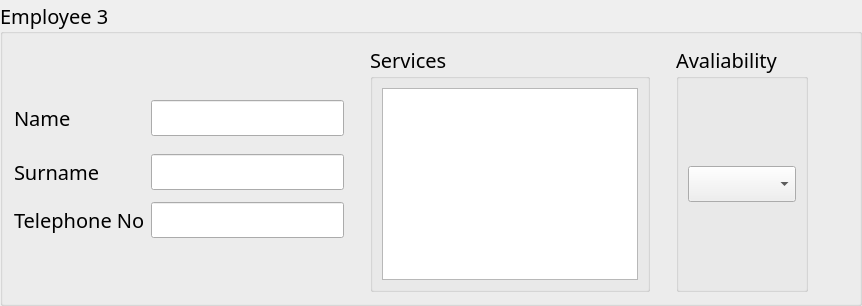
               <widget class="QGroupBox" name="Employee3">
                <property name="sizePolicy">
                 <sizepolicy hsizetype="MinimumExpanding" vsizetype="MinimumExpanding">
                  <horstretch>0</horstretch>
                  <verstretch>0</verstretch>
                 </sizepolicy>
                </property>
                <property name="font">
                 <font>
                  <family>Rockwell</family>
                  <pointsize>15</pointsize>
                 </font>
                </property>
                <property name="title">
                 <string>Employee 3</string>
                </property>
                <property name="alignment">
                 <set>Qt::AlignLeading|Qt::AlignLeft|Qt::AlignVCenter</set>
                </property>
                <property name="flat">
                 <bool>false</bool>
                </property>
                <layout class="QGridLayout" name="gridLayout_12">
                 <item row="0" column="1">
                  <spacer name="verticalSpacer_45">
                   <property name="orientation">
                    <enum>Qt::Vertical</enum>
                   </property>
                   <property name="sizeHint" stdset="0">
                    <size>
                     <width>20</width>
                     <height>40</height>
                    </size>
                   </property>
                  </spacer>
                 </item>
                 <item row="4" column="1">
                  <widget class="QLineEdit" name="Surname3"/>
                 </item>
                 <item row="1" column="1">
                  <widget class="QLineEdit" name="Name3"/>
                 </item>
                 <item row="6" column="0">
                  <widget class="QLabel" name="Phone_Label3">
                   <property name="font">
                    <font>
                     <family>Rockwell</family>
                     <pointsize>15</pointsize>
                    </font>
                   </property>
                   <property name="text">
                    <string>Telephone No</string>
                   </property>
                  </widget>
                 </item>
                 <item row="6" column="1">
                  <widget class="QLineEdit" name="Phone_No3"/>
                 </item>
                 <item row="1" column="0">
                  <widget class="QLabel" name="Name_Label3">
                   <property name="font">
                    <font>
                     <family>Rockwell</family>
                     <pointsize>15</pointsize>
                    </font>
                   </property>
                   <property name="text">
                    <string>Name</string>
                   </property>
                  </widget>
                 </item>
                 <item row="4" column="0">
                  <widget class="QLabel" name="Surname_Label3">
                   <property name="font">
                    <font>
                     <family>Rockwell</family>
                     <pointsize>15</pointsize>
                    </font>
                   </property>
                   <property name="text">
                    <string>Surname</string>
                   </property>
                  </widget>
                 </item>
                 <item row="4" column="6">
                  <spacer name="horizontalSpacer_15">
                   <property name="orientation">
                    <enum>Qt::Horizontal</enum>
                   </property>
                   <property name="sizeHint" stdset="0">
                    <size>
                     <width>40</width>
                     <height>20</height>
                    </size>
                   </property>
                  </spacer>
                 </item>
                 <item row="7" column="1">
                  <spacer name="verticalSpacer_48">
                   <property name="orientation">
                    <enum>Qt::Vertical</enum>
                   </property>
                   <property name="sizeHint" stdset="0">
                    <size>
                     <width>20</width>
                     <height>40</height>
                    </size>
                   </property>
                  </spacer>
                 </item>
                 <item row="0" column="2" rowspan="8">
                  <spacer name="verticalSpacer_25">
                   <property name="orientation">
                    <enum>Qt::Vertical</enum>
                   </property>
                   <property name="sizeHint" stdset="0">
                    <size>
                     <width>20</width>
                     <height>40</height>
                    </size>
                   </property>
                  </spacer>
                 </item>
                 <item row="0" column="3" rowspan="8">
                  <widget class="QGroupBox" name="Service3">
                   <property name="sizePolicy">
                    <sizepolicy hsizetype="MinimumExpanding" vsizetype="MinimumExpanding">
                     <horstretch>0</horstretch>
                     <verstretch>0</verstretch>
                    </sizepolicy>
                   </property>
                   <property name="title">
                    <string>Services</string>
                   </property>
                   <layout class="QGridLayout" name="gridLayout_13">
                    <item row="0" column="2">
                     <widget class="QTextEdit" name="TextBox3">
                      <property name="sizePolicy">
                       <sizepolicy hsizetype="MinimumExpanding" vsizetype="MinimumExpanding">
                        <horstretch>0</horstretch>
                        <verstretch>0</verstretch>
                       </sizepolicy>
                      </property>
                     </widget>
                    </item>
                   </layout>
                  </widget>
                 </item>
                 <item row="0" column="5" rowspan="8">
                  <widget class="QGroupBox" name="Avaliability3">
                   <property name="sizePolicy">
                    <sizepolicy hsizetype="MinimumExpanding" vsizetype="MinimumExpanding">
                     <horstretch>0</horstretch>
                     <verstretch>0</verstretch>
                    </sizepolicy>
                   </property>
                   <property name="title">
                    <string>Avaliability</string>
                   </property>
                   <layout class="QGridLayout" name="gridLayout_30">
                    <item row="0" column="0">
                     <widget class="QComboBox" name="comboBox3"/>
                    </item>
                   </layout>
                  </widget>
                 </item>
                 <item row="0" column="4" rowspan="8">
                  <spacer name="verticalSpacer_35">
                   <property name="orientation">
                    <enum>Qt::Vertical</enum>
                   </property>
                   <property name="sizeHint" stdset="0">
                    <size>
                     <width>20</width>
                     <height>40</height>
                    </size>
                   </property>
                  </spacer>
                 </item>
                </layout>
               </widget>
